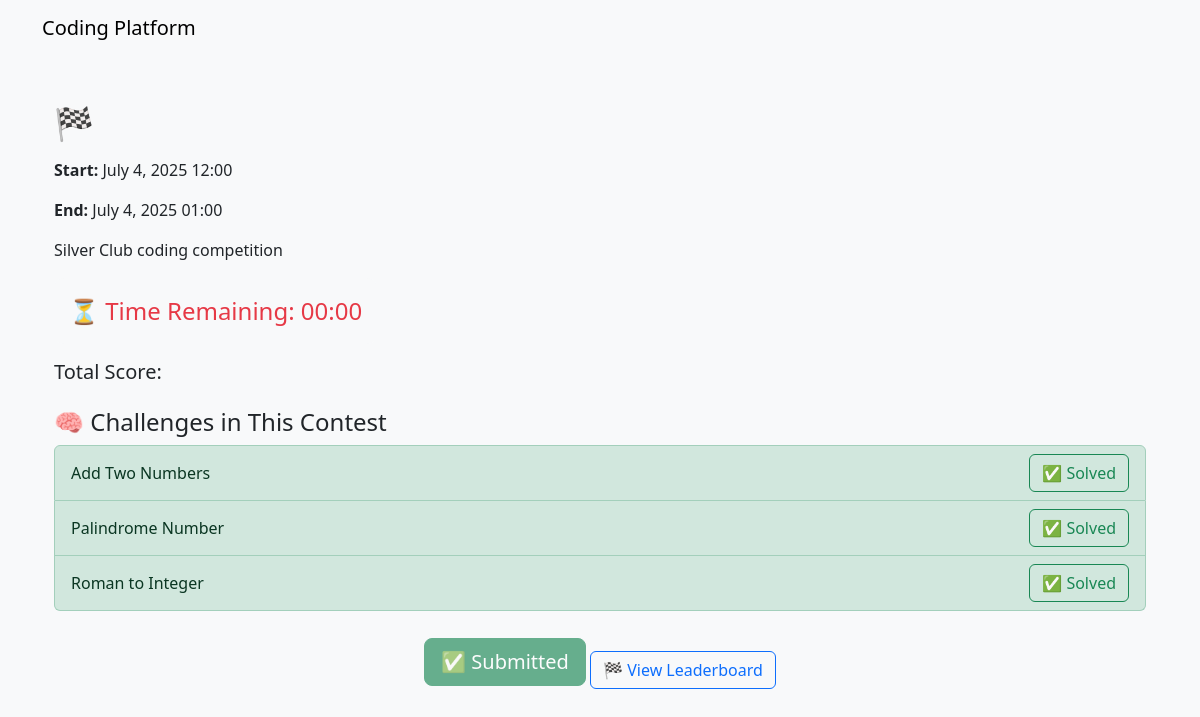
/contests/1/ (signed in), run on the app's committed database.
### contests/models.py (models this page shows, shortened)
class Contest(models.Model):
    title = models.CharField(max_length=255)
    description = models.TextField()
    start_time = models.DateTimeField()
    end_time = models.DateTimeField()
    created_by = models.ForeignKey(settings.AUTH_USER_MODEL, on_delete=models.CASCADE, related_name='contests_created')

### challenges/models.py (models this page shows, shortened)
class Challenge(models.Model):
    title = models.CharField(max_length=255)
    description = RichTextField()
    time_limit = models.FloatField()
    contest = models.ForeignKey('contests.Contest', on_delete=models.CASCADE, default=1)
    created_by = models.ForeignKey(
        settings.AUTH_USER_MODEL,
        on_delete=models.CASCADE,
        related_name='challenges_created'
    )
    created_at = models.DateTimeField(auto_now_add=True)

### contests/views.py (the view)
# urls.py: path('<int:contest_id>/', views.contest_detail, name='contest_detail'),
@permission_classes([IsAuthenticated])
@login_required
def contest_detail(request, contest_id):
    contest = get_object_or_404(Contest, pk=contest_id)
    user_contest, _ = ContestParticipation.objects.get_or_create(user=request.user, contest=contest)
    start_time = user_contest.start_time
    all_challenges = Challenge.objects.filter(contest_challenges__contest=contest)
    solved_challenges = list(Submission.objects.filter(
        user=request.user,
        challenge__in=all_challenges,
        status="Accepted"  # or your correct success status
    ).values_list('challenge_id', flat=True))
    already_submitted = user_contest.has_submitted
    return render(request, 'contests/contest_detail.html', {
        'contest': contest,
        'challenges': all_challenges,
        'already_submitted': already_submitted,
        'started_at': start_time,
        'solved_challenges': solved_challenges,  # ✅ Add this!
    })

### contests/templates/contests/contest_detail.html (shortened to what this page needs)
{% extends 'base.html' %}
{% block content %}
<div class="container mt-5">
  <h2 class="mb-3 text-primary">🏁 {{ contest.name }}</h2>
  <p><strong>Start:</strong> {{ contest.start_time|date:"F j, Y H:i" }}</p>
  <p><strong>End:</strong> {{ contest.end_time|date:"F j, Y H:i" }}</p>
  <p>{{ contest.description }}</p>
  <div class="timer-box" id="timer">⏳ Time Remaining: <span id="timeLeft"></span></div>
  <div class="mt-3">
    <h5>Total Score: </h5>
  </div>
  <h4 class="mt-4">🧠 Challenges in This Contest</h4>
  <ul class="list-group" id="challengeList">
    {% for challenge in challenges %}
      <li class="list-group-item d-flex justify-content-between align-items-center {% if challenge.id in solved_challenges %}list-group-item-success{% endif %}">
        {{ challenge.title }}
        <a href="{% url 'challenges:challenge_detail' challenge.id %}" class="btn btn-outline-success">
          {% if challenge.id in solved_challenges %}✅ Solved{% else %}Solve{% endif %}
        </a>
      </li>
    {% empty %}
      <li class="list-group-item">No challenges added.</li>
    {% endfor %}
  </ul>
  <div class="mt-4 text-center">
    <button id="submitBtn"
            class="btn btn-success btn-lg"
            onclick="submitContest()"
            {% if already_submitted %}disabled{% endif %}>
    </button>
    <a href="{% url 'challenges:leaderboard' %}" class="btn btn-outline-primary mt-3">🏁 View Leaderboard</a>
  </div>
</div>
{% endblock %}

### templates/base.html (shortened to what this page needs)
<!DOCTYPE html>
<html lang="en">
<head>
  <link href="https://cdn.jsdelivr.net/npm/bootstrap@5.3.0/dist/css/bootstrap.min.css" rel="stylesheet">
</head>
<body class="bg-light">
  <nav class="navbar navbar-expand-lg navbar-light bg-light">
    <div class="container">
      <a class="navbar-brand" href="{% url 'dashboard' %}">Coding Platform</a>
    </div>
  </nav>
  <div class="container mt-4">
    {% block content %}{% endblock %}
  </div>
</body>
</html>

### contests/templates/contests/contest_detail.html (style rules this page uses)
.timer-box { font-size: 1.5rem; color: #e63946; background: #f8f9fa; padding: 15px; margin-top: 10px; border-radius: 10px; width: fit-content; }

### data on the page
Contest: start_time "July 4, 2025 12:00", end_time "July 4, 2025 01:00", description "Silver Club coding competition"
Challenge: title "Add Two Numbers", shows "✅ Solved"
Challenge: title "Palindrome Number", shows "✅ Solved"
Challenge: title "Roman to Integer", shows "✅ Solved"
